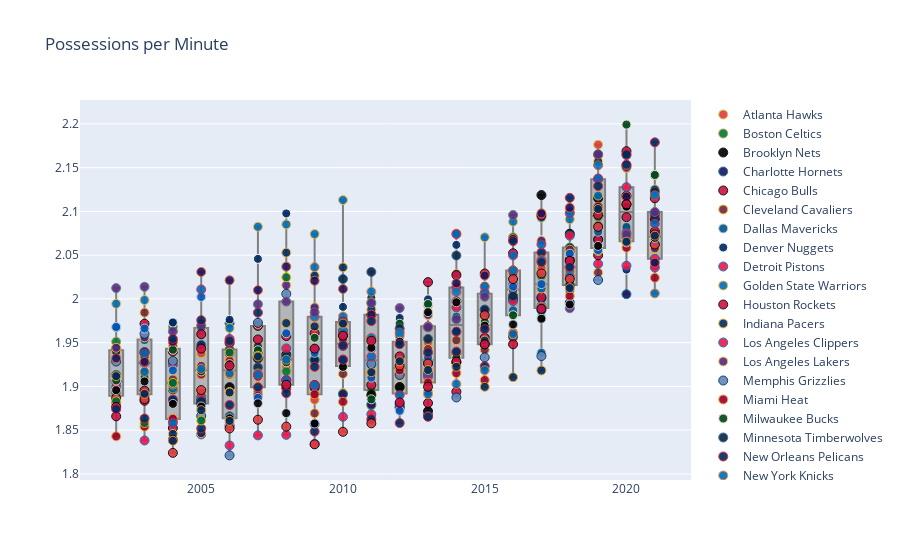

The notebook cell this image was saved under:
### Code cell
points = [
    go.Scatter(
        x=group["SEASON"], y=group["POSS_PER_MIN"], mode="markers", 
        # Getting the marker to look like the team with border color and color.
        marker=dict(opacity=0.9, size=9, line=dict(width=1, color=group["border_color"].iloc[0])),
        marker_color=group["color"].iloc[0], hoverinfo="name+y",
        text=name, name=name, showlegend=True,
    ) for name, group in df.groupby("TEAM_NAME")
]
fig = go.Figure(data=[
    go.Box(x=df["SEASON"], y=df["POSS_PER_MIN"], boxpoints=False, marker_color="lightgrey", line_color="grey", showlegend=False),
] + points)
fig.update_layout(title="Possessions per Minute", height=600)                    
fig.show()

### Figure 1 — Plotly figure (JSON) as saved in the notebook; plotly's stock layout.template omitted (floating-point values rounded to 4 significant figures; data arrays with more than 128 entries replaced by an {"elided": "..."} marker saying what was removed)
{"data": [{"boxpoints": false, "line": {"color": "grey"}, "marker": {"color": "lightgrey"}, "showlegend": false, "type": "box", "x": {"elided": "597 int values"}, "y": {"elided": "597 float values"}}, {"hoverinfo": "name+y", "marker": {"color": " #E03A3E", "line": {"color": " #C1D32F", "width": 1}, "opacity": 0.9, "size": 9}, "mode": "markers", "name": "Atlanta Hawks", "showlegend": true, "text": "Atlanta Hawks", "type": "scatter", "x": [2002, 2003, 2004, 2005, 2006, 2007, 2008, 2009, 2010, 2011, 2012, 2013, 2014, 2015, 2016, 2017, 2018, 2019, 2020, 2021], "y": [1.941, 1.93, 1.929, 1.938, 1.913, 1.895, 1.922, 1.885, 1.892, 1.878, 1.892, 1.95, 1.99, 1.97, 2.032, 2.035, 2.059, 2.176, 2.15, 2.057]}, {"hoverinfo": "name+y", "marker": {"color": " #007a33", "line": {"color": " #BA9653", "width": 1}, "opacity": 0.9, "size": 9}, "mode": "markers", "name": "Boston Celtics", "showlegend": true, "text": "Boston Celtics", "type": "scatter", "x": [2002, 2003, 2004, 2005, 2006, 2007, 2008, 2009, 2010, 2011, 2012, 2013, 2014, 2015, 2016, 2017, 2018, 2019, 2020, 2021], "y": [1.951, 1.917, 1.968, 1.972, 1.942, 1.934, 1.917, 1.901, 1.923, 1.896, 1.899, 1.928, 1.963, 2.014, 2.071, 2.026, 2.016, 2.094, 2.081, 2.063]}, {"hoverinfo": "name+y", "marker": {"color": " #000", "line": {"color": " #000", "width": 1}, "opacity": 0.9, "size": 9}, "mode": "markers", "name": "Brooklyn Nets", "showlegend": true, "text": "Brooklyn Nets", "type": "scatter", "x": [2002, 2003, 2004, 2005, 2006, 2007, 2008, 2009, 2010, 2011, 2012, 2013, 2014, 2015, 2016, 2017, 2018, 2019, 2020, 2021], "y": [1.943, 1.939, 1.897, 1.884, 1.899, 1.932, 1.936, 1.899, 1.928, 1.89, 1.899, 1.872, 1.927, 1.951, 2.0, 2.119, 2.075, 2.115, 2.118, 2.091]}, {"hoverinfo": "name+y", "marker": {"color": " #1D1160", "line": {"color": " #00788c", "width": 1}, "opacity": 0.9, "size": 9}, "mode": "markers", "name": "Charlotte Hornets", "showlegend": true, "text": "Charlotte Hornets", "type": "scatter", "x": [2002, 2005, 2006, 2007, 2008, 2009, 2010, 2011, 2012, 2013, 2014, 2015, 2016, 2017, 2018, 2019, 2020, 2021], "y": [1.893, 1.947, 1.972, 1.939, 1.931, 1.857, 1.891, 1.879, 1.913, 1.927, 1.937, 1.948, 2.006, 2.001, 2.058, 2.068, 2.005, 2.063]}, {"hoverinfo": "name+y", "marker": {"color": " #CE1141", "line": {"color": " #000", "width": 1}, "opacity": 0.9, "size": 9}, "mode": "markers", "name": "Chicago Bulls", "showlegend": true, "text": "Chicago Bulls", "type": "scatter", "x": [2002, 2003, 2004, 2005, 2006, 2007, 2008, 2009, 2010, 2011, 2012, 2013, 2014, 2015, 2016, 2017, 2018, 2019, 2020, 2021], "y": [1.906, 1.972, 1.94, 1.943, 1.95, 1.969, 1.958, 1.961, 1.958, 1.902, 1.876, 1.881, 1.894, 1.955, 2.012, 2.002, 2.055, 2.068, 2.093, 2.077]}, {"hoverinfo": "name+y", "marker": {"color": " #6f263d", "line": {"color": " #ffb81c", "width": 1}, "opacity": 0.9, "size": 9}, "mode": "markers", "name": "Cleveland Cavaliers", "showlegend": true, "text": "Cleveland Cavaliers", "type": "scatter", "x": [2002, 2003, 2004, 2005, 2006, 2007, 2008, 2009, 2010, 2011, 2012, 2013, 2014, 2015, 2016, 2017, 2018, 2019, 2020, 2021], "y": [1.902, 1.984, 1.908, 1.893, 1.894, 1.911, 1.899, 1.869, 1.914, 1.953, 1.923, 1.943, 1.953, 1.942, 1.955, 2.017, 2.056, 2.03, 2.066, 2.039]}, {"hoverinfo": "name+y", "marker": {"color": " #00538C", "line": {"color": " #B8C4CA", "width": 1}, "opacity": 0.9, "size": 9}, "mode": "markers", "name": "Dallas Mavericks", "showlegend": true, "text": "Dallas Mavericks", "type": "scatter", "x": [2002, 2003, 2004, 2005, 2006, 2007, 2008, 2009, 2010, 2011, 2012, 2013, 2014, 2015, 2016, 2017, 2018, 2019, 2020, 2021], "y": [1.968, 1.953, 1.973, 1.964, 1.86, 1.892, 1.905, 1.932, 1.951, 1.924, 1.928, 1.981, 1.98, 2.006, 1.987, 1.938, 2.009, 2.077, 2.082, 2.04]}, {"hoverinfo": "name+y", "marker": {"color": " #00285E", "line": {"color": " #ffffff", "width": 1}, "opacity": 0.9, "size": 9}, "mode": "markers", "name": "Denver Nuggets", "showlegend": true, "text": "Denver Nuggets", "type": "scatter", "x": [2002, 2003, 2004, 2005, 2006, 2007, 2008, 2009, 2010, 2011, 2012, 2013, 2014, 2015, 2016, 2017, 2018, 2019, 2020, 2021], "y": [1.903, 1.918, 1.973, 1.972, 1.976, 2.046, 2.098, 1.989, 1.991, 2.002, 1.978, 1.999, 2.062, 2.015, 2.008, 2.067, 2.036, 2.052, 2.034, 2.037]}, {"hoverinfo": "name+y", "marker": {"color": " #ED174C", "line": {"color": " #006BB6", "width": 1}, "opacity": 0.9, "size": 9}, "mode": "markers", "name": "Detroit Pistons", "showlegend": true, "text": "Detroit Pistons", "type": "scatter", "x": [2002, 2003, 2004, 2005, 2006, 2007, 2008, 2009, 2010, 2011, 2012, 2013, 2014, 2015, 2016, 2017, 2018, 2019, 2020, 2021], "y": [1.904, 1.838, 1.862, 1.845, 1.833, 1.844, 1.845, 1.834, 1.865, 1.868, 1.879, 1.911, 1.99, 1.952, 1.997, 1.992, 2.015, 2.04, 2.038, 2.046]}, {"hoverinfo": "name+y", "marker": {"color": " #006BB6", "line": {"color": " #fdb927", "width": 1}, "opacity": 0.9, "size": 9}, "mode": "markers", "name": "Golden State Warriors", "showlegend": true, "text": "Golden State Warriors", "type": "scatter", "x": [2002, 2003, 2004, 2005, 2006, 2007, 2008, 2009, 2010, 2011, 2012, 2013, 2014, 2015, 2016, 2017, 2018, 2019, 2020, 2021], "y": [1.994, 1.999, 1.898, 1.967, 1.967, 2.083, 2.085, 2.074, 2.113, 1.996, 1.952, 1.993, 2.028, 2.07, 2.088, 2.093, 2.091, 2.118, 2.106, 2.142]}, {"hoverinfo": "name+y", "marker": {"color": " #ce1141", "line": {"color": " #000000", "width": 1}, "opacity": 0.9, "size": 9}, "mode": "markers", "name": "Houston Rockets", "showlegend": true, "text": "Houston Rockets", "type": "scatter", "x": [2002, 2003, 2004, 2005, 2006, 2007, 2008, 2009, 2010, 2011, 2012, 2013, 2014, 2015, 2016, 2017, 2018, 2019, 2020, 2021], "y": [1.866, 1.884, 1.852, 1.88, 1.855, 1.913, 1.907, 1.902, 1.974, 1.982, 1.934, 2.019, 2.027, 2.029, 2.052, 2.095, 2.045, 2.05, 2.169, 2.115]}, {"hoverinfo": "name+y", "marker": {"color": " #002D62", "line": {"color": " #fdbb30", "width": 1}, "opacity": 0.9, "size": 9}, "mode": "markers", "name": "Indiana Pacers", "showlegend": true, "text": "Indiana Pacers", "type": "scatter", "x": [2002, 2003, 2004, 2005, 2006, 2007, 2008, 2009, 2010, 2011, 2012, 2013, 2014, 2015, 2016, 2017, 2018, 2019, 2020, 2021], "y": [1.939, 1.933, 1.846, 1.847, 1.893, 1.946, 2.053, 2.026, 2.036, 1.988, 1.912, 1.894, 1.935, 1.952, 2.029, 2.012, 2.019, 2.055, 2.071, 2.125]}, {"hoverinfo": "name+y", "marker": {"color": " #ED174C", "line": {"color": " #006bb6", "width": 1}, "opacity": 0.9, "size": 9}, "mode": "markers", "name": "Los Angeles Clippers", "showlegend": true, "text": "Los Angeles Clippers", "type": "scatter", "x": [2002, 2003, 2004, 2005, 2006, 2007, 2008, 2009, 2010, 2011, 2012, 2013, 2014, 2015, 2016, 2017, 2018, 2019, 2020, 2021], "y": [1.9, 1.927, 1.925, 1.888, 1.938, 1.914, 1.943, 1.942, 1.946, 1.944, 1.876, 1.914, 2.013, 1.988, 2.016, 2.017, 2.072, 2.137, 2.128, 2.036]}, {"hoverinfo": "name+y", "marker": {"color": " #552583", "line": {"color": " #ffc72c", "width": 1}, "opacity": 0.9, "size": 9}, "mode": "markers", "name": "Los Angeles Lakers", "showlegend": true, "text": "Los Angeles Lakers", "type": "scatter", "x": [2002, 2003, 2004, 2005, 2006, 2007, 2008, 2009, 2010, 2011, 2012, 2013, 2014, 2015, 2016, 2017, 2018, 2019, 2020, 2021], "y": [1.944, 1.956, 1.946, 1.924, 1.922, 1.972, 2.016, 1.99, 1.954, 1.915, 1.913, 1.982, 2.075, 1.98, 2.01, 2.066, 2.1, 2.157, 2.11, 2.058]}, {"hoverinfo": "name+y", "marker": {"color": " #6189B9", "line": {"color": " #00285E", "width": 1}, "opacity": 0.9, "size": 9}, "mode": "markers", "name": "Memphis Grizzlies", "showlegend": true, "text": "Memphis Grizzlies", "type": "scatter", "x": [2002, 2003, 2004, 2005, 2006, 2007, 2008, 2009, 2010, 2011, 2012, 2013, 2014, 2015, 2016, 2017, 2018, 2019, 2020, 2021], "y": [1.928, 1.96, 1.929, 1.866, 1.821, 1.973, 2.006, 1.901, 1.963, 1.926, 1.913, 1.867, 1.887, 1.933, 1.957, 1.935, 1.996, 2.022, 2.152, 2.098]}, {"hoverinfo": "name+y", "marker": {"color": " #98002e", "line": {"color": " #F9A01B", "width": 1}, "opacity": 0.9, "size": 9}, "mode": "markers", "name": "Miami Heat", "showlegend": true, "text": "Miami Heat", "type": "scatter", "x": [2002, 2003, 2004, 2005, 2006, 2007, 2008, 2009, 2010, 2011, 2012, 2013, 2014, 2015, 2016, 2017, 2018, 2019, 2020, 2021], "y": [1.843, 1.854, 1.863, 1.914, 1.929, 1.889, 1.901, 1.891, 1.883, 1.912, 1.918, 1.904, 1.915, 1.907, 1.961, 1.991, 2.003, 2.058, 2.059, 2.024]}, {"hoverinfo": "name+y", "marker": {"color": " #00471b", "line": {"color": " #eee1c6", "width": 1}, "opacity": 0.9, "size": 9}, "mode": "markers", "name": "Milwaukee Bucks", "showlegend": true, "text": "Milwaukee Bucks", "type": "scatter", "x": [2002, 2003, 2004, 2005, 2006, 2007, 2008, 2009, 2010, 2011, 2012, 2013, 2014, 2015, 2016, 2017, 2018, 2019, 2020, 2021], "y": [1.907, 1.911, 1.942, 1.917, 1.925, 1.941, 1.927, 1.956, 1.926, 1.885, 1.972, 1.994, 1.933, 1.974, 1.981, 1.979, 2.02, 2.157, 2.199, 2.142]}, {"hoverinfo": "name+y", "marker": {"color": " #0c2340", "line": {"color": " #236192", "width": 1}, "opacity": 0.9, "size": 9}, "mode": "markers", "name": "Minnesota Timberwolves", "showlegend": true, "text": "Minnesota Timberwolves", "type": "scatter", "x": [2002, 2003, 2004, 2005, 2006, 2007, 2008, 2009, 2010, 2011, 2012, 2013, 2014, 2015, 2016, 2017, 2018, 2019, 2020, 2021], "y": [1.913, 1.939, 1.883, 1.883, 1.866, 1.922, 1.934, 1.93, 2.023, 2.031, 1.966, 1.954, 2.05, 1.988, 2.003, 1.987, 2.016, 2.103, 2.165, 2.123]}, {"hoverinfo": "name+y", "marker": {"color": " #002b5c", "line": {"color": " #E31837", "width": 1}, "opacity": 0.9, "size": 9}, "mode": "markers", "name": "New Orleans Pelicans", "showlegend": true, "text": "New Orleans Pelicans", "type": "scatter", "x": [2003, 2004, 2005, 2006, 2007, 2008, 2009, 2010, 2011, 2012, 2013, 2014, 2015, 2016, 2017, 2018, 2019, 2020, 2021], "y": [1.889, 1.885, 1.852, 1.879, 1.899, 1.898, 1.848, 1.947, 1.863, 1.858, 1.865, 1.94, 1.923, 2.033, 2.053, 2.116, 2.165, 2.165, 2.095]}, {"hoverinfo": "name+y", "marker": {"color": " #006BB6", "line": {"color": " #f58426", "width": 1}, "opacity": 0.9, "size": 9}, "mode": "markers", "name": "New York Knicks", "showlegend": true, "text": "New York Knicks", "type": "scatter", "x": [2002, 2003, 2004, 2005, 2006, 2007, 2008, 2009, 2010, 2011, 2012, 2013, 2014, 2015, 2016, 2017, 2018, 2019, 2020, 2021], "y": [1.89, 1.917, 1.902, 1.92, 1.915, 1.915, 1.931, 2.036, 1.98, 2.008, 1.958, 1.891, 1.903, 1.918, 1.96, 2.012, 2.032, 2.084, 2.065, 2.006]}, {"hoverinfo": "name+y", "marker": {"color": " #007AC1", "line": {"color": " #ef3b24", "width": 1}, "opacity": 0.9, "size": 9}, "mode": "markers", "name": "Oklahoma City Thunder", "showlegend": true, "text": "Oklahoma City Thunder", "type": "scatter", "x": [2009, 2010, 2011, 2012, 2013, 2014, 2015, 2016, 2017, 2018, 2019, 2020, 2021], "y": [1.98, 1.963, 1.956, 1.962, 1.969, 2.008, 2.014, 2.033, 2.045, 2.026, 2.153, 2.071, 2.118]}, {"hoverinfo": "name+y", "marker": {"color": " #0057b8", "line": {"color": " #c2ccd2", "width": 1}, "opacity": 0.9, "size": 9}, "mode": "markers", "name": "Orlando Magic", "showlegend": true, "text": "Orlando Magic", "type": "scatter", "x": [2002, 2003, 2004, 2005, 2006, 2007, 2008, 2009, 2010, 2011, 2012, 2013, 2014, 2015, 2016, 2017, 2018, 2019, 2020, 2021], "y": [1.968, 1.966, 1.918, 2.002, 1.858, 1.887, 1.961, 1.938, 1.93, 1.91, 1.872, 1.933, 1.964, 1.967, 2.014, 2.017, 2.052, 2.056, 2.065, 2.065]}, {"hoverinfo": "name+y", "marker": {"color": " #006BB6", "line": {"color": " #ED174C", "width": 1}, "opacity": 0.9, "size": 9}, "mode": "markers", "name": "Philadelphia 76ers", "showlegend": true, "text": "Philadelphia 76ers", "type": "scatter", "x": [2002, 2003, 2004, 2005, 2006, 2007, 2008, 2009, 2010, 2011, 2012, 2013, 2014, 2015, 2016, 2017, 2018, 2019, 2020, 2021], "y": [1.881, 1.938, 1.858, 2.011, 1.954, 1.913, 1.907, 1.901, 1.931, 1.934, 1.89, 1.915, 2.074, 2.007, 2.05, 2.062, 2.098, 2.138, 2.076, 2.086]}, {"hoverinfo": "name+y", "marker": {"color": " #1D1160", "line": {"color": " #e56020", "width": 1}, "opacity": 0.9, "size": 9}, "mode": "markers", "name": "Phoenix Suns", "showlegend": true, "text": "Phoenix Suns", "type": "scatter", "x": [2002, 2003, 2004, 2005, 2006, 2007, 2008, 2009, 2010, 2011, 2012, 2013, 2014, 2015, 2016, 2017, 2018, 2019, 2020, 2021], "y": [1.932, 1.928, 1.951, 2.031, 2.021, 2.01, 2.037, 2.021, 2.011, 1.982, 1.949, 1.967, 2.018, 2.027, 2.069, 2.098, 2.104, 2.105, 2.117, 2.041]}, {"hoverinfo": "name+y", "marker": {"color": " #E03A3E", "line": {"color": " #000000", "width": 1}, "opacity": 0.9, "size": 9}, "mode": "markers", "name": "Portland Trail Blazers", "showlegend": true, "text": "Portland Trail Blazers", "type": "scatter", "x": [2002, 2003, 2004, 2005, 2006, 2007, 2008, 2009, 2010, 2011, 2012, 2013, 2014, 2015, 2016, 2017, 2018, 2019, 2020, 2021], "y": [1.887, 1.886, 1.824, 1.896, 1.852, 1.862, 1.854, 1.834, 1.848, 1.858, 1.924, 1.926, 1.997, 1.981, 2.023, 2.029, 2.023, 2.082, 2.108, 2.062]}, {"hoverinfo": "name+y", "marker": {"color": " #5A2D81", "line": {"color": " #63727a", "width": 1}, "opacity": 0.9, "size": 9}, "mode": "markers", "name": "Sacramento Kings", "showlegend": true, "text": "Sacramento Kings", "type": "scatter", "x": [2002, 2003, 2004, 2005, 2006, 2007, 2008, 2009, 2010, 2011, 2012, 2013, 2014, 2015, 2016, 2017, 2018, 2019, 2020, 2021], "y": [2.012, 2.014, 1.963, 1.969, 1.942, 1.994, 1.997, 1.985, 1.976, 1.995, 1.99, 1.968, 1.977, 2.003, 2.096, 1.99, 1.989, 2.165, 2.074, 2.099]}, {"hoverinfo": "name+y", "marker": {"color": " #000", "line": {"color": " #C4CED4", "width": 1}, "opacity": 0.9, "size": 9}, "mode": "markers", "name": "San Antonio Spurs", "showlegend": true, "text": "San Antonio Spurs", "type": "scatter", "x": [2002, 2003, 2004, 2005, 2006, 2007, 2008, 2009, 2010, 2011, 2012, 2013, 2014, 2015, 2016, 2017, 2018, 2019, 2020, 2021], "y": [1.896, 1.906, 1.88, 1.877, 1.864, 1.881, 1.869, 1.858, 1.922, 1.944, 1.951, 1.985, 1.996, 1.969, 1.971, 1.977, 1.994, 2.061, 2.105, 2.07]}, {"hoverinfo": "name+y", "marker": {"color": " #00653a", "line": {"color": " #ffc200", "width": 1}, "opacity": 0.9, "size": 9}, "mode": "markers", "name": "Seattle SuperSonics", "showlegend": true, "text": "Seattle SuperSonics", "type": "scatter", "x": [2002, 2003, 2004, 2005, 2006, 2007, 2008], "y": [1.883, 1.858, 1.904, 1.861, 1.939, 1.935, 2.025]}, {"hoverinfo": "name+y", "marker": {"color": " #CE1141", "line": {"color": " #000", "width": 1}, "opacity": 0.9, "size": 9}, "mode": "markers", "name": "Toronto Raptors", "showlegend": true, "text": "Toronto Raptors", "type": "scatter", "x": [2002, 2003, 2004, 2005, 2006, 2007, 2008, 2009, 2010, 2011, 2012, 2013, 2014, 2015, 2016, 2017, 2018, 2019, 2020, 2021], "y": [1.876, 1.895, 1.839, 1.96, 1.924, 1.954, 1.902, 1.943, 1.958, 1.952, 1.882, 1.9, 1.928, 1.948, 1.948, 1.989, 2.043, 2.096, 2.108, 2.074]}, {"hoverinfo": "name+y", "marker": {"color": " #002B5C", "line": {"color": " #F9A01B", "width": 1}, "opacity": 0.9, "size": 9}, "mode": "markers", "name": "Utah Jazz", "showlegend": true, "text": "Utah Jazz", "type": "scatter", "x": [2002, 2003, 2004, 2005, 2006, 2007, 2008, 2009, 2010, 2011, 2012, 2013, 2014, 2015, 2016, 2017, 2018, 2019, 2020, 2021], "y": [1.912, 1.892, 1.838, 1.873, 1.861, 1.934, 1.972, 1.969, 1.972, 1.916, 1.929, 1.919, 1.922, 1.9, 1.911, 1.918, 2.012, 2.103, 2.065, 2.072]}, {"hoverinfo": "name+y", "marker": {"color": " #002B5C", "line": {"color": " #e31837", "width": 1}, "opacity": 0.9, "size": 9}, "mode": "markers", "name": "Washington Wizards", "showlegend": true, "text": "Washington Wizards", "type": "scatter", "x": [2002, 2003, 2004, 2005, 2006, 2007, 2008, 2009, 2010, 2011, 2012, 2013, 2014, 2015, 2016, 2017, 2018, 2019, 2020, 2021], "y": [1.874, 1.863, 1.954, 1.976, 1.952, 1.984, 1.892, 1.922, 1.93, 1.975, 1.948, 1.939, 1.963, 1.965, 2.066, 2.042, 2.037, 2.129, 2.154, 2.179]}], "layout": {"autosize": true, "title": {"text": "Possessions per Minute"}, "xaxis": {"autorange": true, "range": [2001.0, 2022.0], "type": "linear"}, "yaxis": {"autorange": true, "range": [1.794, 2.227], "type": "linear"}}}
